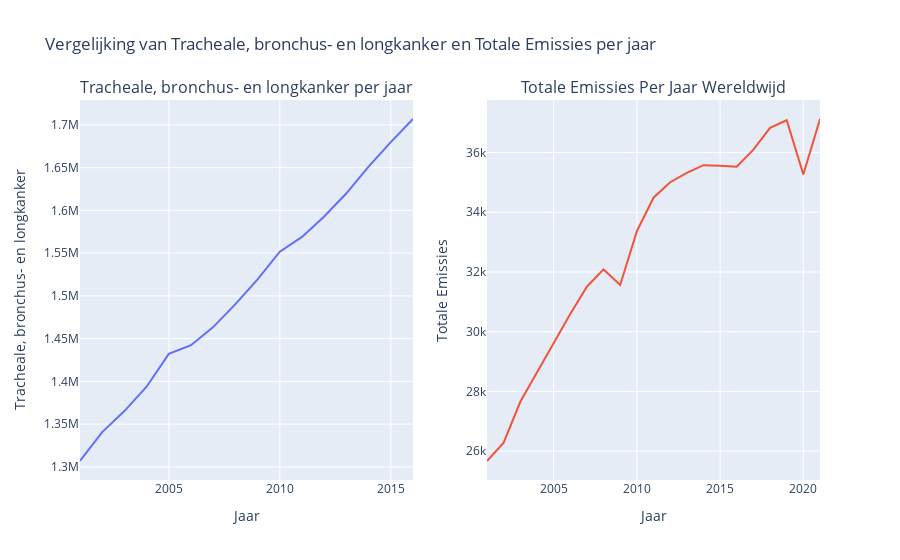

This figure's notebook cell:
### Markdown cell above
## Fijnstof

Luchtvervuiling en met name fijnstof is een van de grootste veroorzakers van longkanker.

Luchtvervuiling en met name fijnstof, wat veroorzaakt wordt door onvolledige verbranding van fossiele brandstoffen (Cohen & Pope, 1995), is een grote veroorzaker van onder andere longkanker. In 2016 was met 19 procent van alle kanker-gerelateerde overlijdens TBL-kanker (Trachea, bronchiën en longkanker) de grootste doodsoorzaak onder alle kankersoorten (Safiri et al., 2021). De globale uitstoot stijgt, en met die uitstoot dus ook de uitstoot van fijnstof. Dit leidt tot een toename in TBL kanker, hieronder is een aantal grafieken neergezet die goed laten zien wat de uitstoot van fijnstof voor invloed heeft op TBL-kanker.

### Code cell
# Filter the DataFrame for the desired country and year range
cancer_country = 'World'  # Replace with the desired country code
emissions_country = 'Global'  # Replace with the desired country code

cancer_data = cancer_df[(cancer_df['Country'] == cancer_country) & (cancer_df['Year'] >= 2001)]
emissions_data = emissions_df[(emissions_df['Country'] == emissions_country) & (emissions_df['Year'] >= 2001)]

# Extract the Year and Lung cancer columns
year_lung_cancer = cancer_data[['Year', "Tracheal, bronchus, and lung cancer "]]
year_total_emissions = emissions_data[['Year', 'Total']]

# Create a subplot figure with 1 row and 2 columns
fig = make_subplots(rows=1, cols=2, subplot_titles=('Tracheale, bronchus- en longkanker per jaar', 'Totale Emissies Per Jaar Wereldwijd'))

# Add the lung cancer data trace to the first subplot
fig.add_trace(go.Scatter(x=year_lung_cancer['Year'], y=year_lung_cancer["Tracheal, bronchus, and lung cancer "],
                         mode='lines', name='Tracheale, bronchus- en longkanker'),
              row=1, col=1)

# Add the total emissions data trace to the second subplot
fig.add_trace(go.Scatter(x=year_total_emissions['Year'], y=year_total_emissions['Total'],
                         mode='lines', name='Totale Emissies'),
              row=1, col=2)

# Update the layout for the entire figure
fig.update_layout(
    title_text='Vergelijking van Tracheale, bronchus- en longkanker en Totale Emissies per jaar',
    showlegend=False
)

# Update x-axis and y-axis titles for each subplot
fig.update_xaxes(title_text='Jaar', row=1, col=1)
fig.update_yaxes(title_text='Tracheale, bronchus- en longkanker', row=1, col=1)
fig.update_xaxes(title_text='Jaar', row=1, col=2)
fig.update_yaxes(title_text='Totale Emissies', row=1, col=2)

# Show the plot
fig.show()

### Figure 1 — Plotly figure (JSON) as saved in the notebook; plotly's stock layout.template omitted (floating-point values rounded to 4 significant figures)
{"data": [{"mode": "lines", "name": "Tracheale, bronchus- en longkanker", "type": "scatter", "x": [2001, 2002, 2003, 2004, 2005, 2006, 2007, 2008, 2009, 2010, 2011, 2012, 2013, 2014, 2015, 2016], "xaxis": "x", "y": [1307000.0, 1341000.0, 1365000.0, 1394000.0, 1432000.0, 1442000.0, 1463000.0, 1490000.0, 1519000.0, 1552000.0, 1569000.0, 1593000.0, 1620000.0, 1651000.0, 1680000.0, 1707000.0], "yaxis": "y"}, {"mode": "lines", "name": "Totale Emissies", "type": "scatter", "x": [2001, 2002, 2003, 2004, 2005, 2006, 2007, 2008, 2009, 2010, 2011, 2012, 2013, 2014, 2015, 2016, 2017, 2018, 2019, 2020, 2021], "xaxis": "x2", "y": [25670.0, 26280.0, 27650.0, 28640.0, 29610.0, 30590.0, 31510.0, 32090.0, 31560.0, 33360.0, 34490.0, 35010.0, 35320.0, 35580.0, 35560.0, 35520.0, 36100.0, 36830.0, 37080.0, 35260.0, 37120.0], "yaxis": "y2"}], "layout": {"annotations": [{"font": {"size": 16}, "showarrow": false, "text": "Tracheale, bronchus- en longkanker per jaar", "x": 0.225, "xanchor": "center", "xref": "paper", "y": 1, "yanchor": "bottom", "yref": "paper"}, {"font": {"size": 16}, "showarrow": false, "text": "Totale Emissies Per Jaar Wereldwijd", "x": 0.775, "xanchor": "center", "xref": "paper", "y": 1, "yanchor": "bottom", "yref": "paper"}], "showlegend": false, "title": {"text": "Vergelijking van Tracheale, bronchus- en longkanker en Totale Emissies per jaar"}, "xaxis": {"anchor": "y", "domain": [0, 0.45], "title": {"text": "Jaar"}}, "xaxis2": {"anchor": "y2", "domain": [0.55, 1], "title": {"text": "Jaar"}}, "yaxis": {"anchor": "x", "domain": [0, 1], "title": {"text": "Tracheale, bronchus- en longkanker"}}, "yaxis2": {"anchor": "x2", "domain": [0, 1], "title": {"text": "Totale Emissies"}}}}
